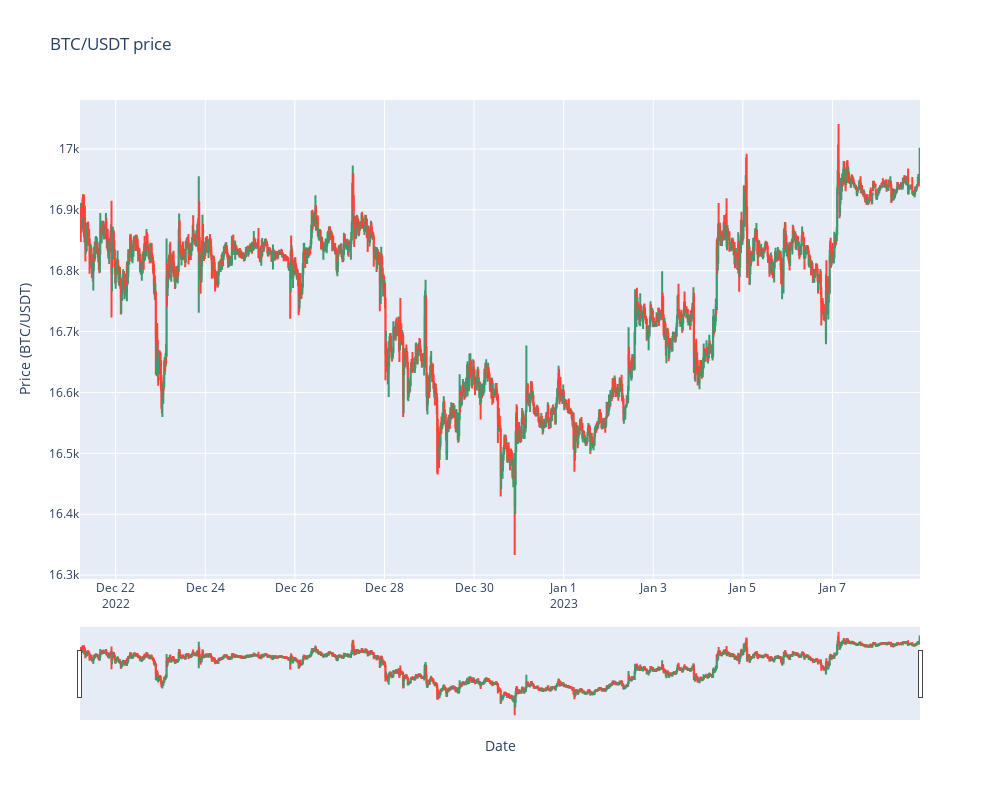

The notebook cell saved with this chart:
### Markdown cell above
### 📌 Visualize prices as candle stick

### Code cell
fig = go.Figure(data=[go.Candlestick(x=pd_df.index,
                open=pd_df['Open price'],
                high=pd_df['High price'],
                low=pd_df['Low price'],
                close=pd_df['Close price'])])
# set new height and width
fig.update_layout(
    height=800,
    width=1000,
    title_text="BTC/USDT price",
    yaxis_title="Price (BTC/USDT)",
    xaxis_title="Date",
    xaxis_rangeslider_visible=True
)

fig.show()

### Figure 1 — Plotly figure (JSON) as saved in the notebook; plotly's stock layout.template omitted (floating-point values rounded to 4 significant figures; data arrays with more than 128 entries replaced by an {"elided": "..."} marker saying what was removed)
{"data": [{"close": {"elided": "1800 float values"}, "high": {"elided": "1800 float values"}, "low": {"elided": "1800 float values"}, "open": {"elided": "1800 float values"}, "type": "candlestick", "x": {"elided": "1800 str values"}}], "layout": {"height": 800, "title": {"text": "BTC/USDT price"}, "width": 1000, "xaxis": {"autorange": true, "range": ["2022-12-21 04:52:30", "2023-01-08 22:52:30"], "rangeslider": {"autorange": true, "range": ["2022-12-21 04:52:30", "2023-01-08 22:52:30"], "visible": true, "yaxis": {"_template": null, "rangemode": "match"}}, "title": {"text": "Date"}, "type": "date"}, "yaxis": {"autorange": true, "range": [16290.0, 17080.0], "title": {"text": "Price (BTC/USDT)"}}}}
